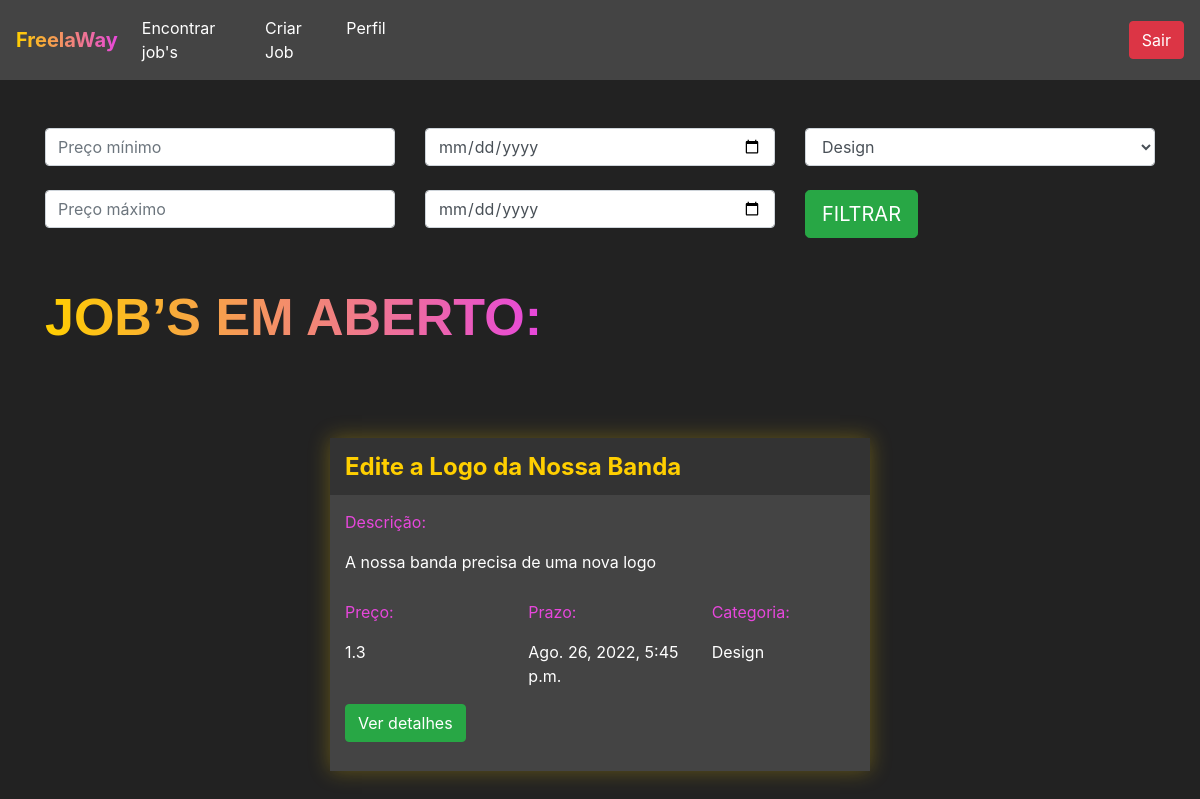
/jobs/encontrar_jobs/ (signed in), run on the app's committed database.
### jobs/models.py (models this page shows)
class Jobs(models.Model):
    categoria_choices = (('D', 'Design'),
       ('EV', 'Edição de Vídeo'))
    status_choices = (('C', 'Em criação'),
       ('AA', 'Aguardando aprovação'),
       ('F', 'Finalizado'))
    titulo = models.CharField(max_length=200)
    descricao = models.TextField()
    categoria = models.CharField(max_length=2, choices=categoria_choices, default="D")
    prazo_entrega = models.DateTimeField()
    preco = models.FloatField()
    referencias = models.ManyToManyField(Referencias)
    profissional = models.ForeignKey(User, on_delete=models.DO_NOTHING, null=True, blank=True)
    reservado = models.BooleanField(default=False)
    status = models.CharField(max_length=2, choices = status_choices, default='C')
    arquivo_final = models.FileField(null=True)

### jobs/views.py (the view)
# urls.py: path('encontrar_jobs/', views.encontrar_jobs, name = "encontrar_jobs"),
@login_required(login_url='/auth/logar')
def encontrar_jobs(request):
    if request.method == "GET":
        preco_minimo = request.GET.get('preco_minimo')
        preco_maximo = request.GET.get('preco_maximo')
        prazo_minimo = request.GET.get('prazo_minimo')
        prazo_maximo = request.GET.get('prazo_maximo')
        categoria = request.GET.get('categoria')
        if preco_minimo or preco_maximo or prazo_minimo or prazo_maximo or categoria:
            if not preco_minimo:
                preco_minimo = 0
            if not preco_maximo:
                preco_maximo = 999999
            if not prazo_minimo:
                prazo_minimo = datetime(year=1900, month=1, day=1)
            if not prazo_maximo:
                prazo_maximo = datetime(year=3000, month=1, day=1)
                if categoria == 'D':
                    categoria = ['D',]
                elif categoria == 'EV':
                    categoria = ['EV',]
            jobs = Jobs.objects.filter(preco__gte=preco_minimo) \
                .filter(preco__lte=preco_maximo) \
                .filter(prazo_entrega__gte=prazo_minimo) \
                .filter(prazo_entrega__lte=prazo_maximo) \
                .filter(categoria__in=categoria)\
                .filter(reservado = False)
        else:
            jobs = Jobs.objects.filter(reservado=False)
        return render(request, 'jobs.html', {'jobs': jobs})

### jobs/templates/jobs.html (shortened to what this page needs)
{% extends 'base.html' %}
{% load static %}
{% block 'head' %}
    <link rel="stylesheet" href="{% static 'jobs/css/jobs.css' %}"/>
{% endblock %}
{% block 'body' %}
    <div class="container">
    <br>
    <br>
        <div class="row">
            <div class="col-sm">
            <form action="{% url 'encontrar_jobs'%}" method="GET">{% csrf_token%}
                <input type="text" class="form-control" placeholder="Preço mínimo" name="preco_minimo">
                <br>
                <input type="text" class="form-control" placeholder="Preço máximo" name="preco_maximo">
            </div>
            <div class="col-sm">
                <input type="date" class="form-control" name="prazo_minimo">
                <br>
                <input type="date" class="form-control" name="prazo_maximo">
            </div>
            <div class="col-sm">
                <select class="form-control" name="categoria">
                    <option value="D">Design</option>
                </select>
                <br>
                <input type="submit" class="btn btn-success btn-lg" value="FILTRAR">
            </div>
        </div>
        <br>
        <br>
        <h2 class="titulo">JOB’S EM ABERTO:</h2>
        <div class="row justify-content-around">
            {% for job in jobs %}
            <div class="col-6 row-card">
                <div class="card-job">
                    <div class="header-job">
                       <h4 class="titulo-job">{{job.titulo}}</h4>
                    </div>
                    <div class="body-job">
                        <p class="titulo-body">Descrição:</p>
                        <div style="width: 70%">
                            <p>{{job.descricao}}</p>
                        </div>
                        <div class="row">
                            <div class="col-4">
                                <p class="titulo-body">Preço:</p>
                                <p>{{job.preco}}</p>
                            </div>
                            <div class="col-4">
                                <p class="titulo-body">Prazo:</p>
                                <p>{{job.prazo_entrega}}</p>
                            </div>
                            <div class="col-4">
                                <p class="titulo-body">Categoria:</p>
                                <p>{% if job.categoria == 'D'%}
                                    Design
                                    {% else %}
                                    Edição de Vídeo
                                {%endif%}</p>
                            </div>
                        </div>
                        <button class="btn btn-success" data-toggle="modal" data-target="#modal-{{job.id}}">Ver detalhes</button>
                        <br>
                        <br>
                    </div>
                </div>
            </div>
            {% endfor %}
        </div>
    </div>
{% endblock %}

### templates/static/jobs/css/jobs.css (style rules this page uses)
.fundo { background-color: #222; color: white; }
.card-job { background-color: #444; box-shadow: 0 0px 20px 0 rgba( 255, 207, 0, 0.3 ); padding: 0; margin-top: 50px; }
.header-job { background-color: #333; width: 100% !important; padding: 5px; padding-left: 15px; }
.row-card { margin-top: 40px; }
.titulo-job { color: #FFCF00; font-weight: bold; margin-top: 10px; }
.body-job { padding: 5px; padding-left: 15px; }
.titulo-body { color: #E747DC; margin-top: 10px; }
.titulo { font-family: Arial, Helvetica, sans-serif; font-weight: bold; font-size: 52px; display: inline; background-image: linear-gradient(90deg, rgba(255,207,0,1) 0%, rgba(231,71,220,1) 100%); background-clip: text; -webkit-background-clip: text; color: transparent; padding-bottom: 10px; }

### data on the page
Jobs: titulo "Edite a Logo da Nossa Banda", descricao "A nossa banda precisa de uma nova logo", preco "1.3", prazo_entrega "Ago. 26, 2022, 5:45 p.m.", categoria "Design"
